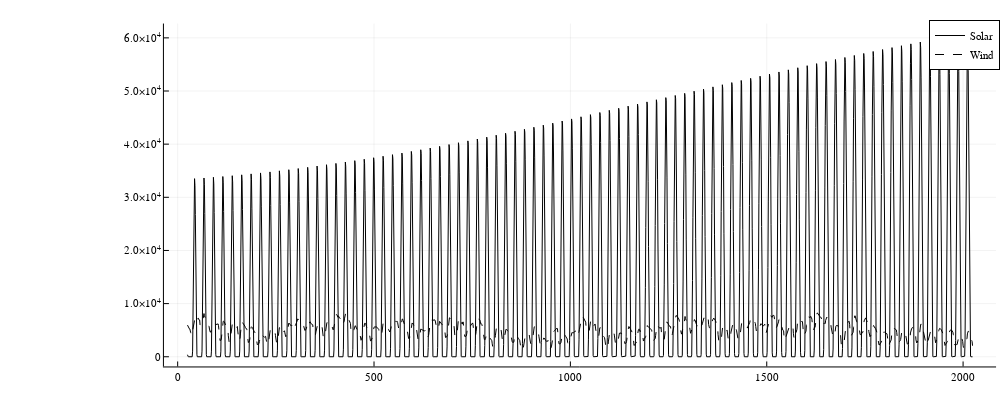

Write notebook code for a chart like this one.
### Code cell
# Compare availability of solar to wind
plotly()
plot(x, value.(A_s)[time_ls, 1]*P_max_s, label="Solar", lc=:black, lw=1)
plot!(x, value.(A_s)[time_ls, 2]*P_max_w, label="Wind", lc=:black, lw=1, ls=:dash)
plot!(size=(1000,400))

### Figure 1 — Plotly figure (JSON) as saved in the notebook; plotly's stock layout.template omitted (floating-point values rounded to 4 significant figures; data arrays with more than 128 entries replaced by an {"elided": "..."} marker saying what was removed)
{"data": [{"colorbar": {"len": 0.9525, "title": "", "x": 0.9961, "y": 0.5139}, "legendgroup": "Solar", "line": {"color": "rgba(0, 0, 0, 1.000)", "dash": "solid", "shape": "linear", "width": 1}, "mode": "lines", "name": "Solar", "showlegend": true, "type": "scatter", "x": {"elided": "2000 int values"}, "xaxis": "x", "y": {"elided": "2000 float values"}, "yaxis": "y", "zmax": null, "zmin": null}, {"colorbar": {"len": 0.9525, "title": "", "x": 0.9961, "y": 0.5139}, "legendgroup": "Wind", "line": {"color": "rgba(0, 0, 0, 1.000)", "dash": "dash", "shape": "linear", "width": 1}, "mode": "lines", "name": "Wind", "showlegend": true, "type": "scatter", "x": {"elided": "2000 int values"}, "xaxis": "x", "y": {"elided": "2000 float values"}, "yaxis": "y", "zmax": null, "zmin": null}], "layout": {"annotations": [], "height": 400, "legend": {"bgcolor": "rgba(255, 255, 255, 1.000)", "bordercolor": "rgba(0, 0, 0, 1.000)", "borderwidth": 1, "font": {"color": "rgba(0, 0, 0, 1.000)", "family": "sans-serif", "size": 11}, "title": {"font": {"color": "rgba(0, 0, 0, 1.000)", "family": "sans-serif", "size": 15}, "text": ""}, "tracegroupgap": 0, "traceorder": "normal", "x": 1, "xanchor": "auto", "y": 1, "yanchor": "auto"}, "margin": {"b": 20, "l": 0, "r": 0, "t": 20}, "paper_bgcolor": "rgba(255, 255, 255, 1.000)", "plot_bgcolor": "rgba(255, 255, 255, 1.000)", "showlegend": true, "width": 1000, "xaxis": {"anchor": "y", "domain": [0.1639, 0.9961], "gridcolor": "rgba(0, 0, 0, 0.100)", "gridwidth": 0.5, "linecolor": "rgba(0, 0, 0, 1.000)", "mirror": false, "range": [-34.97, 2084.0], "showgrid": true, "showline": true, "showticklabels": true, "tickangle": 0, "tickcolor": "rgb(0, 0, 0)", "tickfont": {"color": "rgba(0, 0, 0, 1.000)", "family": "sans-serif", "size": 11}, "tickmode": "array", "ticks": "inside", "ticktext": ["0", "500", "1000", "1500", "2000"], "tickvals": [0, 500, 1000, 1500, 2000], "title": "", "titlefont": {"color": "rgba(0, 0, 0, 1.000)", "family": "sans-serif", "size": 15}, "type": "-", "visible": true, "zeroline": false, "zerolinecolor": "rgba(0, 0, 0, 1.000)"}, "yaxis": {"anchor": "x", "domain": [0.03762, 0.9902], "gridcolor": "rgba(0, 0, 0, 0.100)", "gridwidth": 0.5, "linecolor": "rgba(0, 0, 0, 1.000)", "mirror": false, "range": [-1826.0, 62690.0], "showgrid": true, "showline": true, "showticklabels": true, "tickangle": 0, "tickcolor": "rgb(0, 0, 0)", "tickfont": {"color": "rgba(0, 0, 0, 1.000)", "family": "sans-serif", "size": 11}, "tickmode": "array", "ticks": "inside", "ticktext": ["0", "1.0×10<sup>4</sup>", "2.0×10<sup>4</sup>", "3.0×10<sup>4</sup>", "4.0×10<sup>4</sup>", "5.0×10<sup>4</sup>", "6.0×10<sup>4</sup>"], "tickvals": [0, 10000, 20000, 30000, 40000, 50000, 60000], "title": "", "titlefont": {"color": "rgba(0, 0, 0, 1.000)", "family": "sans-serif", "size": 15}, "type": "-", "visible": true, "zeroline": false, "zerolinecolor": "rgba(0, 0, 0, 1.000)"}}}
